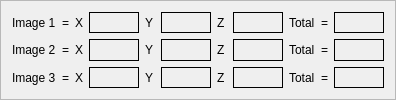
              <widget class="QFrame" name="frame_error_coor">
               <property name="frameShape">
                <enum>QFrame::StyledPanel</enum>
               </property>
               <property name="frameShadow">
                <enum>QFrame::Raised</enum>
               </property>
               <layout class="QVBoxLayout" name="verticalLayout_20">
                <item>
                 <layout class="QGridLayout" name="gridLayout_3">
                  <item row="0" column="2">
                   <widget class="QLabel" name="label_37">
                    <property name="minimumSize">
                     <size>
                      <width>0</width>
                      <height>0</height>
                     </size>
                    </property>
                    <property name="text">
                     <string>X</string>
                    </property>
                   </widget>
                  </item>
                  <item row="2" column="0">
                   <widget class="QLabel" name="label_42">
                    <property name="text">
                     <string>Image 3</string>
                    </property>
                   </widget>
                  </item>
                  <item row="1" column="6">
                   <widget class="QLabel" name="label_43">
                    <property name="minimumSize">
                     <size>
                      <width>0</width>
                      <height>0</height>
                     </size>
                    </property>
                    <property name="text">
                     <string>Z</string>
                    </property>
                   </widget>
                  </item>
                  <item row="0" column="7">
                   <widget class="QLabel" name="label_44">
                    <property name="minimumSize">
                     <size>
                      <width>50</width>
                      <height>0</height>
                     </size>
                    </property>
                    <property name="frameShape">
                     <enum>QFrame::Box</enum>
                    </property>
                    <property name="text">
                     <string/>
                    </property>
                   </widget>
                  </item>
                  <item row="2" column="3">
                   <widget class="QLabel" name="label_45">
                    <property name="minimumSize">
                     <size>
                      <width>50</width>
                      <height>20</height>
                     </size>
                    </property>
                    <property name="frameShape">
                     <enum>QFrame::Box</enum>
                    </property>
                    <property name="text">
                     <string/>
                    </property>
                   </widget>
                  </item>
                  <item row="2" column="5">
                   <widget class="QLabel" name="label_46">
                    <property name="minimumSize">
                     <size>
                      <width>50</width>
                      <height>0</height>
                     </size>
                    </property>
                    <property name="frameShape">
                     <enum>QFrame::Box</enum>
                    </property>
                    <property name="text">
                     <string/>
                    </property>
                   </widget>
                  </item>
                  <item row="1" column="2">
                   <widget class="QLabel" name="label_47">
                    <property name="minimumSize">
                     <size>
                      <width>0</width>
                      <height>0</height>
                     </size>
                    </property>
                    <property name="maximumSize">
                     <size>
                      <width>10</width>
                      <height>16777215</height>
                     </size>
                    </property>
                    <property name="text">
                     <string>X</string>
                    </property>
                   </widget>
                  </item>
                  <item row="1" column="7">
                   <widget class="QLabel" name="label_48">
                    <property name="minimumSize">
                     <size>
                      <width>50</width>
                      <height>0</height>
                     </size>
                    </property>
                    <property name="frameShape">
                     <enum>QFrame::Box</enum>
                    </property>
                    <property name="text">
                     <string/>
                    </property>
                   </widget>
                  </item>
                  <item row="2" column="6">
                   <widget class="QLabel" name="label_49">
                    <property name="minimumSize">
                     <size>
                      <width>10</width>
                      <height>0</height>
                     </size>
                    </property>
                    <property name="maximumSize">
                     <size>
                      <width>10</width>
                      <height>16777215</height>
                     </size>
                    </property>
                    <property name="text">
                     <string>Z</string>
                    </property>
                   </widget>
                  </item>
                  <item row="0" column="9">
                   <widget class="QLabel" name="label_50">
                    <property name="maximumSize">
                     <size>
                      <width>10</width>
                      <height>16777215</height>
                     </size>
                    </property>
                    <property name="text">
                     <string>=</string>
                    </property>
                   </widget>
                  </item>
                  <item row="0" column="5">
                   <widget class="QLabel" name="label_51">
                    <property name="minimumSize">
                     <size>
                      <width>50</width>
                      <height>0</height>
                     </size>
                    </property>
                    <property name="frameShape">
                     <enum>QFrame::Box</enum>
                    </property>
                    <property name="text">
                     <string/>
                    </property>
                   </widget>
                  </item>
                  <item row="0" column="0">
                   <widget class="QLabel" name="label_5">
                    <property name="text">
                     <string>Image 1</string>
                    </property>
                   </widget>
                  </item>
                  <item row="1" column="5">
                   <widget class="QLabel" name="label_52">
                    <property name="minimumSize">
                     <size>
                      <width>50</width>
                      <height>0</height>
                     </size>
                    </property>
                    <property name="frameShape">
                     <enum>QFrame::Box</enum>
                    </property>
                    <property name="text">
                     <string/>
                    </property>
                   </widget>
                  </item>
                  <item row="1" column="0">
                   <widget class="QLabel" name="label_53">
                    <property name="text">
                     <string>Image 2</string>
                    </property>
                   </widget>
                  </item>
                  <item row="2" column="2">
                   <widget class="QLabel" name="label_54">
                    <property name="minimumSize">
                     <size>
                      <width>0</width>
                      <height>0</height>
                     </size>
                    </property>
                    <property name="text">
                     <string>X</string>
                    </property>
                   </widget>
                  </item>
                  <item row="2" column="4">
                   <widget class="QLabel" name="label_55">
                    <property name="maximumSize">
                     <size>
                      <width>10</width>
                      <height>16777215</height>
                     </size>
                    </property>
                    <property name="text">
                     <string>Y</string>
                    </property>
                   </widget>
                  </item>
                  <item row="0" column="3">
                   <widget class="QLabel" name="label_56">
                    <property name="minimumSize">
                     <size>
                      <width>50</width>
                      <height>20</height>
                     </size>
                    </property>
                    <property name="frameShape">
                     <enum>QFrame::Box</enum>
                    </property>
                    <property name="text">
                     <string/>
                    </property>
                   </widget>
                  </item>
                  <item row="2" column="7">
                   <widget class="QLabel" name="label_57">
                    <property name="minimumSize">
                     <size>
                      <width>50</width>
                      <height>0</height>
                     </size>
                    </property>
                    <property name="frameShape">
                     <enum>QFrame::Box</enum>
                    </property>
                    <property name="text">
                     <string/>
                    </property>
                   </widget>
                  </item>
                  <item row="0" column="4">
                   <widget class="QLabel" name="label_58">
                    <property name="maximumSize">
                     <size>
                      <width>10</width>
                      <height>16777215</height>
                     </size>
                    </property>
                    <property name="text">
                     <string>Y</string>
                    </property>
                   </widget>
                  </item>
                  <item row="1" column="3">
                   <widget class="QLabel" name="label_59">
                    <property name="minimumSize">
                     <size>
                      <width>50</width>
                      <height>20</height>
                     </size>
                    </property>
                    <property name="frameShape">
                     <enum>QFrame::Box</enum>
                    </property>
                    <property name="text">
                     <string/>
                    </property>
                   </widget>
                  </item>
                  <item row="0" column="6">
                   <widget class="QLabel" name="label_60">
                    <property name="minimumSize">
                     <size>
                      <width>10</width>
                      <height>0</height>
                     </size>
                    </property>
                    <property name="maximumSize">
                     <size>
                      <width>10</width>
                      <height>16777215</height>
                     </size>
                    </property>
                    <property name="text">
                     <string>Z</string>
                    </property>
                   </widget>
                  </item>
                  <item row="2" column="1">
                   <widget class="QLabel" name="label_61">
                    <property name="maximumSize">
                     <size>
                      <width>10</width>
                      <height>16777215</height>
                     </size>
                    </property>
                    <property name="text">
                     <string>=</string>
                    </property>
                   </widget>
                  </item>
                  <item row="1" column="4">
                   <widget class="QLabel" name="label_62">
                    <property name="minimumSize">
                     <size>
                      <width>10</width>
                      <height>0</height>
                     </size>
                    </property>
                    <property name="text">
                     <string>Y</string>
                    </property>
                   </widget>
                  </item>
                  <item row="1" column="1">
                   <widget class="QLabel" name="label_63">
                    <property name="maximumSize">
                     <size>
                      <width>10</width>
                      <height>16777215</height>
                     </size>
                    </property>
                    <property name="text">
                     <string>=</string>
                    </property>
                   </widget>
                  </item>
                  <item row="0" column="8">
                   <widget class="QLabel" name="label_64">
                    <property name="text">
                     <string>Total</string>
                    </property>
                   </widget>
                  </item>
                  <item row="0" column="10">
                   <widget class="QLabel" name="label_65">
                    <property name="minimumSize">
                     <size>
                      <width>50</width>
                      <height>20</height>
                     </size>
                    </property>
                    <property name="frameShape">
                     <enum>QFrame::Box</enum>
                    </property>
                    <property name="text">
                     <string/>
                    </property>
                   </widget>
                  </item>
                  <item row="0" column="1">
                   <widget class="QLabel" name="label_66">
                    <property name="maximumSize">
                     <size>
                      <width>10</width>
                      <height>16777215</height>
                     </size>
                    </property>
                    <property name="text">
                     <string>=</string>
                    </property>
                   </widget>
                  </item>
                  <item row="2" column="10">
                   <widget class="QLabel" name="label_67">
                    <property name="minimumSize">
                     <size>
                      <width>50</width>
                      <height>20</height>
                     </size>
                    </property>
                    <property name="frameShape">
                     <enum>QFrame::Box</enum>
                    </property>
                    <property name="text">
                     <string/>
                    </property>
                   </widget>
                  </item>
                  <item row="1" column="10">
                   <widget class="QLabel" name="label_68">
                    <property name="minimumSize">
                     <size>
                      <width>50</width>
                      <height>20</height>
                     </size>
                    </property>
                    <property name="frameShape">
                     <enum>QFrame::Box</enum>
                    </property>
                    <property name="text">
                     <string/>
                    </property>
                   </widget>
                  </item>
                  <item row="1" column="8">
                   <widget class="QLabel" name="label_69">
                    <property name="text">
                     <string>Total</string>
                    </property>
                   </widget>
                  </item>
                  <item row="2" column="8">
                   <widget class="QLabel" name="label_70">
                    <property name="text">
                     <string>Total</string>
                    </property>
                   </widget>
                  </item>
                  <item row="1" column="9">
                   <widget class="QLabel" name="label_71">
                    <property name="maximumSize">
                     <size>
                      <width>10</width>
                      <height>16777215</height>
                     </size>
                    </property>
                    <property name="text">
                     <string>=</string>
                    </property>
                   </widget>
                  </item>
                  <item row="2" column="9">
                   <widget class="QLabel" name="label_72">
                    <property name="maximumSize">
                     <size>
                      <width>10</width>
                      <height>16777215</height>
                     </size>
                    </property>
                    <property name="text">
                     <string>=</string>
                    </property>
                   </widget>
                  </item>
                 </layout>
                </item>
               </layout>
              </widget>
